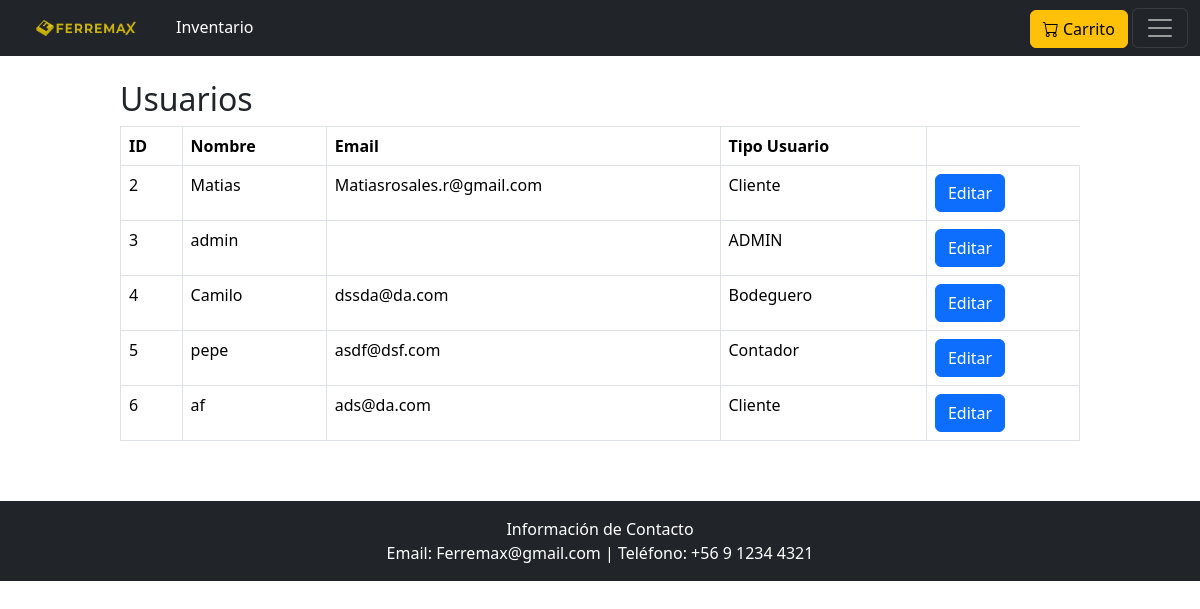
Before: /DetallesUsuario/ (signed in) with the older database file.
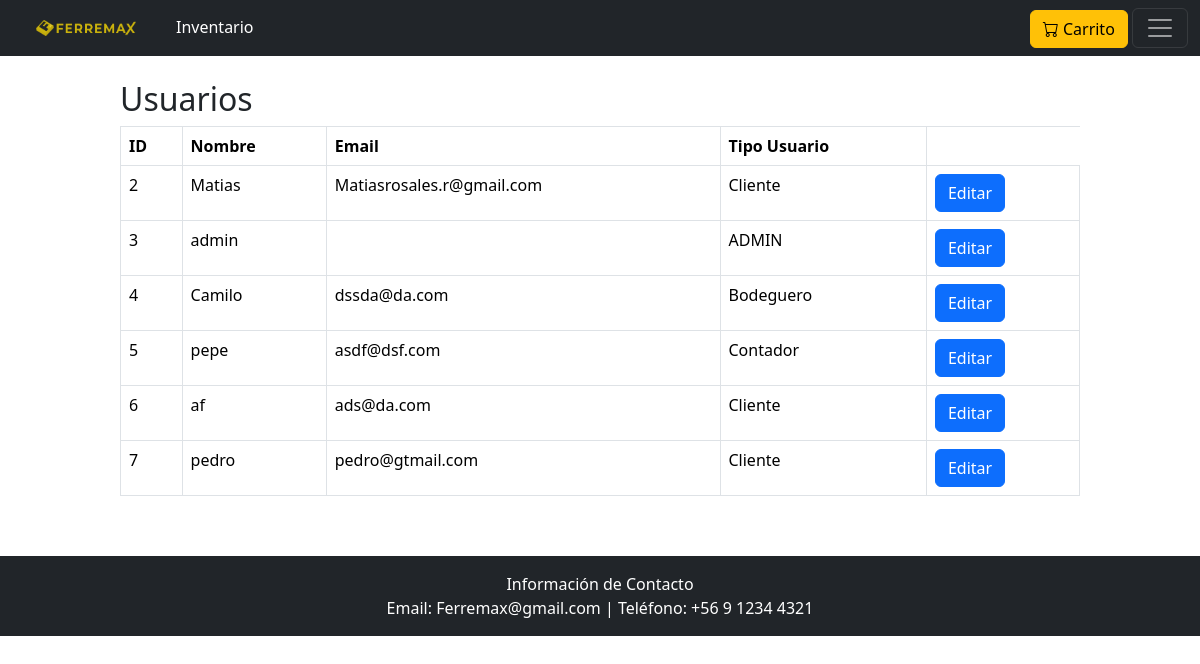
After: the same page with the newer database file.
### myapp/models.py (models this page shows)
class UsuarioPersonalizado(AbstractUser):
    Clase=models.IntegerField(choices=TIPO_Cargos, default=0)
    telefono = models.CharField(max_length=20, blank=True, null=True)
    direccion = models.CharField(max_length=255, blank=True, null=True)
    fecha_nacimiento = models.DateField(blank=True, null=True)

### myapp/views.py (the view)
# urls.py: path('DetallesUsuario/', views.listarUsurios, name='listarUsurios'),
@cargo_requerido('ADMIN')
def listarUsurios(request):
    usuarios = UsuarioPersonalizado.objects.all()
    return render(request, 'EditarRoles.html', {'usuarios': usuarios})

### myapp/views.py (called while the page is built)
def cargo_requerido(*nombres_cargos):
    if len(nombres_cargos) == 1 and isinstance(nombres_cargos[0], (list, tuple)):
        nombres_cargos = nombres_cargos[0]
    def decorador(view_func):
        @wraps(view_func)
        def _wrapped_view(request, *args, **kwargs):
            cargos_permitidos = []
            for nombre in nombres_cargos:
                if isinstance(nombre, str):
                    codigo = NOMBRE_A_CODIGO_CARGO.get(nombre.lower())
                    if codigo is not None:
                        cargos_permitidos.append(codigo)
                else:pass
            if request.user.is_authenticated and request.user.Clase in cargos_permitidos:
                return view_func(request, *args, **kwargs)
            return HttpResponseForbidden("Acceso denegado.")
        return _wrapped_view
    return decorador

### myapp/Templates/EditarRoles.html (shortened to what this page needs)
{% extends 'plantillabase.html' %}
{% block content %}
{% load static %}
<div style="width: 80%; margin-left: 10%; margin-top: 2%; margin-block-end: 5%;">
    <h2>Usuarios</h2>
    <table class="table table-bordered">
        <thead>
            <tr>
                <th>ID</th>
                <th>Nombre</th>
                <th>Email</th>
                <th>Tipo Usuario</th>
            </tr>
        </thead>
        <tbody>
            {% for usuario in usuarios %}
            <tr>
                <td>{{ usuario.id }}</td>
                <td>{{ usuario.username }}</td>
                <td>{{ usuario.email }}</td>
                <td>{{ usuario.get_Clase_display }}</td>
                <td><a href="{% url 'editarUsuario' usuario.id %}" class="btn btn-primary">Editar</a></td>
            </tr>
            {% empty %}
            <tr>
                <td colspan="4">No hay Usuarios</td>
            </tr>
            {% endfor %}
        </tbody>
    </table>
</div>
{% endblock %}

Changed rows visible on the page:
added UsuarioPersonalizado: id "7", username "pedro", email "pedro@gtmail.com", Clase "Cliente"
